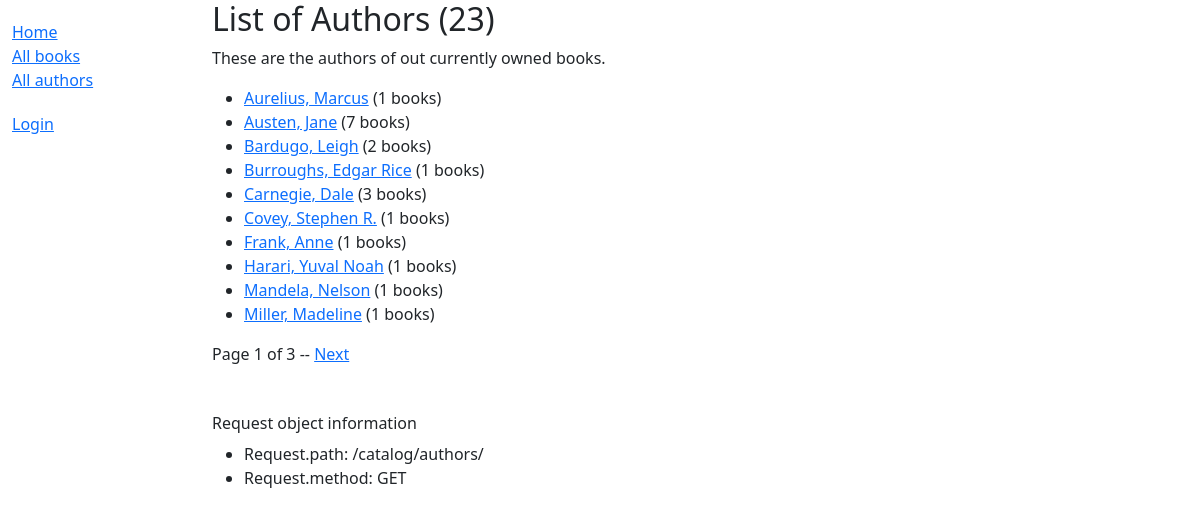
Page /catalog/authors/ on the earlier database version.
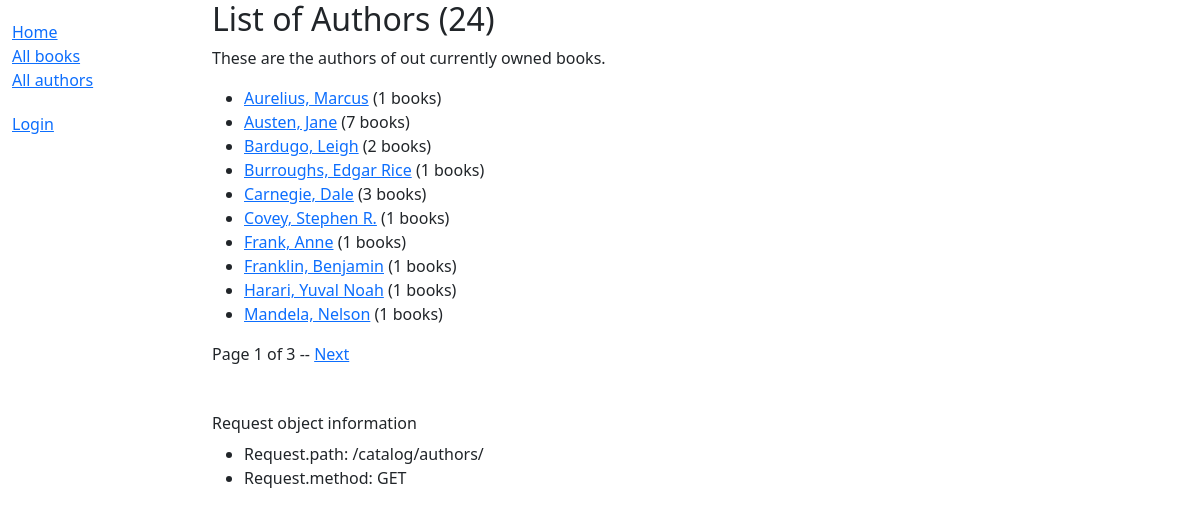
Same page on the later database version.
### catalog/models.py (models this page shows)
class Author(models.Model):
    first_name = models.CharField(max_length=100)
    last_name = models.CharField(max_length=100)
    date_of_birth = models.DateField(null=True, blank=True)
    date_of_death = models.DateField('died', null=True, blank=True)
    class Meta:
        ordering = ['last_name', 'first_name']
    def get_absolute_url(self):
        return reverse('catalog:author-detail', args=[str(self.id)])
    def __str__(self) -> str:
        return f'{self.last_name}, {self.first_name}'

### catalog/views.py (the view)
# urls.py: path('authors/', views.AuthorListView.as_view(), name='authors'),
class AuthorListView(generic.ListView):
    model = Author
    paginate_by = 10
    def get_context_data(self, **kwargs: Any) -> dict[str, Any]:
        context = super().get_context_data(**kwargs)
        context['author_count'] = Author.objects.count()
        return context

### catalog/templates/catalog/author_list.html (shortened to what this page needs)
{% extends 'base_generic.html' %}
{% block content %}
    <h2>List of Authors ({{ author_count }})</h2>
    <p>These are the authors of out currently owned books.</p>
    <ul>
        {% for author in object_list %}
            <li>
                <a href="{{ author.get_absolute_url }}">{{ author }}</a>
                ({{ author.book_set.count }} books)
            </li>
        {% empty %}
            <p>There are no authors added yet.</p>
        {% endfor %}
    </ul>
{% endblock %}

Differences in the rows shown:
no longer on this page (row unchanged): Author: last_name+first_name "Miller, Madeline", book_set.count "1"
added Author: last_name+first_name "Franklin, Benjamin", book_set.count "1"
